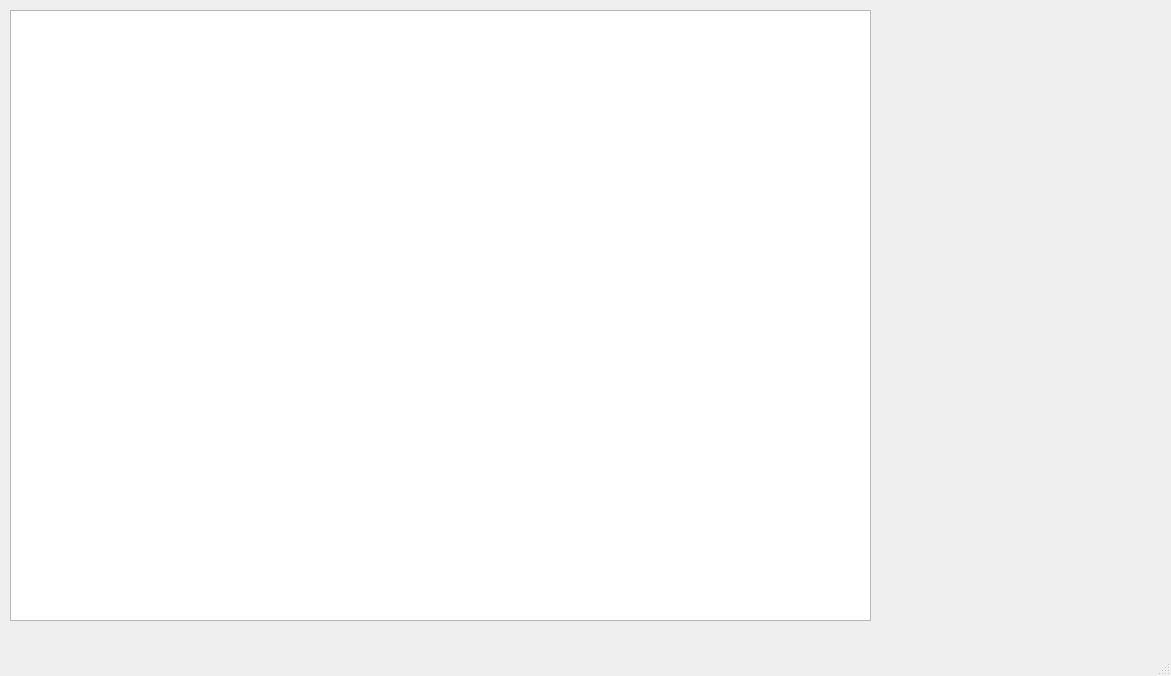
<?xml version="1.0" encoding="UTF-8"?>
<ui version="4.0">
 <class>MainWindow</class>
 <widget class="QMainWindow" name="MainWindow">
  <property name="geometry">
   <rect>
    <x>0</x>
    <y>0</y>
    <width>1171</width>
    <height>676</height>
   </rect>
  </property>
  <property name="windowTitle">
   <string>MainWindow</string>
  </property>
  <widget class="QWidget" name="centralwidget">
   <widget class="QueueView" name="textEdit">
    <property name="geometry">
     <rect>
      <x>10</x>
      <y>10</y>
      <width>861</width>
      <height>611</height>
     </rect>
    </property>
   </widget>
  </widget>
  <widget class="QMenuBar" name="menubar">
   <property name="geometry">
    <rect>
     <x>0</x>
     <y>0</y>
     <width>1171</width>
     <height>22</height>
    </rect>
   </property>
  </widget>
  <widget class="QStatusBar" name="statusbar"/>
 </widget>
 <customwidgets>
  <customwidget>
   <class>QueueView</class>
   <extends>QTextEdit</extends>
   <header>queueview.h</header>
  </customwidget>
 </customwidgets>
 <resources/>
 <connections/>
</ui>
